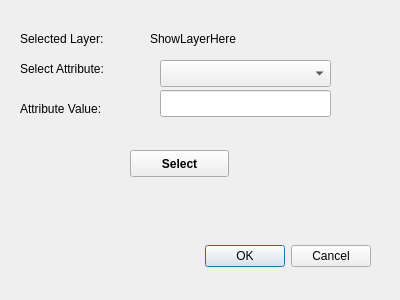
<?xml version="1.0" encoding="UTF-8"?>
<ui version="4.0">
 <class>SelectFeatByAttrDialogBase</class>
 <widget class="QDialog" name="SelectFeatByAttrDialogBase">
  <property name="geometry">
   <rect>
    <x>0</x>
    <y>0</y>
    <width>400</width>
    <height>300</height>
   </rect>
  </property>
  <property name="windowTitle">
   <string>Select Feature By Attribute</string>
  </property>
  <widget class="QDialogButtonBox" name="button_box">
   <property name="geometry">
    <rect>
     <x>30</x>
     <y>240</y>
     <width>341</width>
     <height>32</height>
    </rect>
   </property>
   <property name="orientation">
    <enum>Qt::Horizontal</enum>
   </property>
   <property name="standardButtons">
    <set>QDialogButtonBox::Cancel|QDialogButtonBox::Ok</set>
   </property>
  </widget>
  <widget class="QLabel" name="label">
   <property name="geometry">
    <rect>
     <x>20</x>
     <y>30</y>
     <width>121</width>
     <height>17</height>
    </rect>
   </property>
   <property name="text">
    <string>Selected Layer:</string>
   </property>
  </widget>
  <widget class="QLabel" name="label_2">
   <property name="geometry">
    <rect>
     <x>150</x>
     <y>30</y>
     <width>111</width>
     <height>17</height>
    </rect>
   </property>
   <property name="text">
    <string>ShowLayerHere</string>
   </property>
  </widget>
  <widget class="QLabel" name="label_3">
   <property name="geometry">
    <rect>
     <x>20</x>
     <y>60</y>
     <width>131</width>
     <height>17</height>
    </rect>
   </property>
   <property name="text">
    <string>Select Attribute:</string>
   </property>
  </widget>
  <widget class="QComboBox" name="comboBox">
   <property name="geometry">
    <rect>
     <x>160</x>
     <y>60</y>
     <width>171</width>
     <height>27</height>
    </rect>
   </property>
  </widget>
  <widget class="QPushButton" name="pushButton">
   <property name="geometry">
    <rect>
     <x>130</x>
     <y>150</y>
     <width>99</width>
     <height>27</height>
    </rect>
   </property>
   <property name="font">
    <font>
     <weight>75</weight>
     <bold>true</bold>
    </font>
   </property>
   <property name="text">
    <string>Select</string>
   </property>
  </widget>
  <widget class="QLabel" name="label_4">
   <property name="geometry">
    <rect>
     <x>20</x>
     <y>100</y>
     <width>121</width>
     <height>17</height>
    </rect>
   </property>
   <property name="text">
    <string>Attribute Value:</string>
   </property>
  </widget>
  <widget class="QLineEdit" name="lineEdit">
   <property name="geometry">
    <rect>
     <x>160</x>
     <y>90</y>
     <width>171</width>
     <height>27</height>
    </rect>
   </property>
  </widget>
 </widget>
 <resources/>
 <connections>
  <connection>
   <sender>button_box</sender>
   <signal>accepted()</signal>
   <receiver>SelectFeatByAttrDialogBase</receiver>
   <slot>accept()</slot>
   <hints>
    <hint type="sourcelabel">
     <x>20</x>
     <y>20</y>
    </hint>
    <hint type="destinationlabel">
     <x>20</x>
     <y>20</y>
    </hint>
   </hints>
  </connection>
  <connection>
   <sender>button_box</sender>
   <signal>rejected()</signal>
   <receiver>SelectFeatByAttrDialogBase</receiver>
   <slot>reject()</slot>
   <hints>
    <hint type="sourcelabel">
     <x>20</x>
     <y>20</y>
    </hint>
    <hint type="destinationlabel">
     <x>20</x>
     <y>20</y>
    </hint>
   </hints>
  </connection>
 </connections>
</ui>
